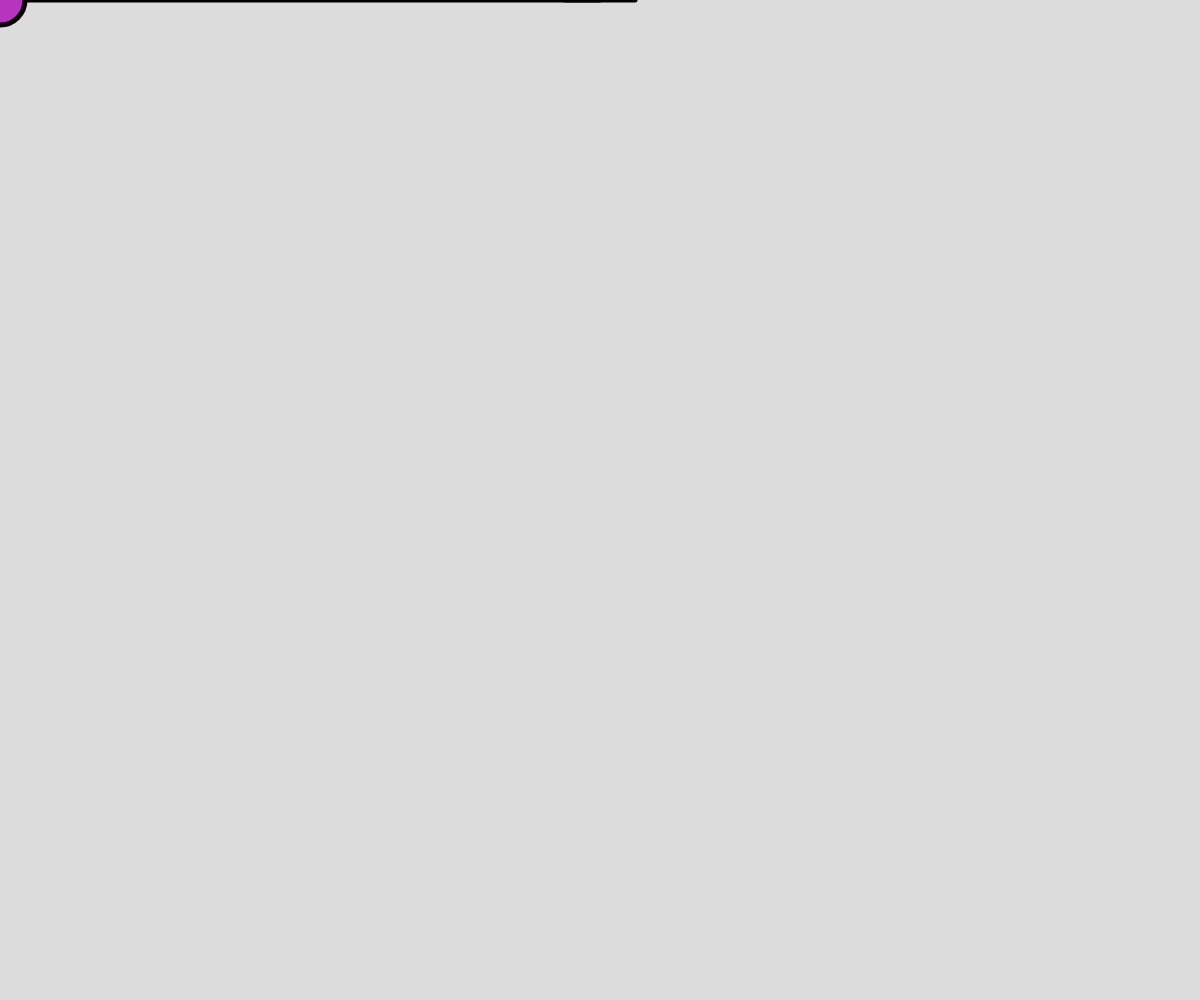
Frame 1 (no input)
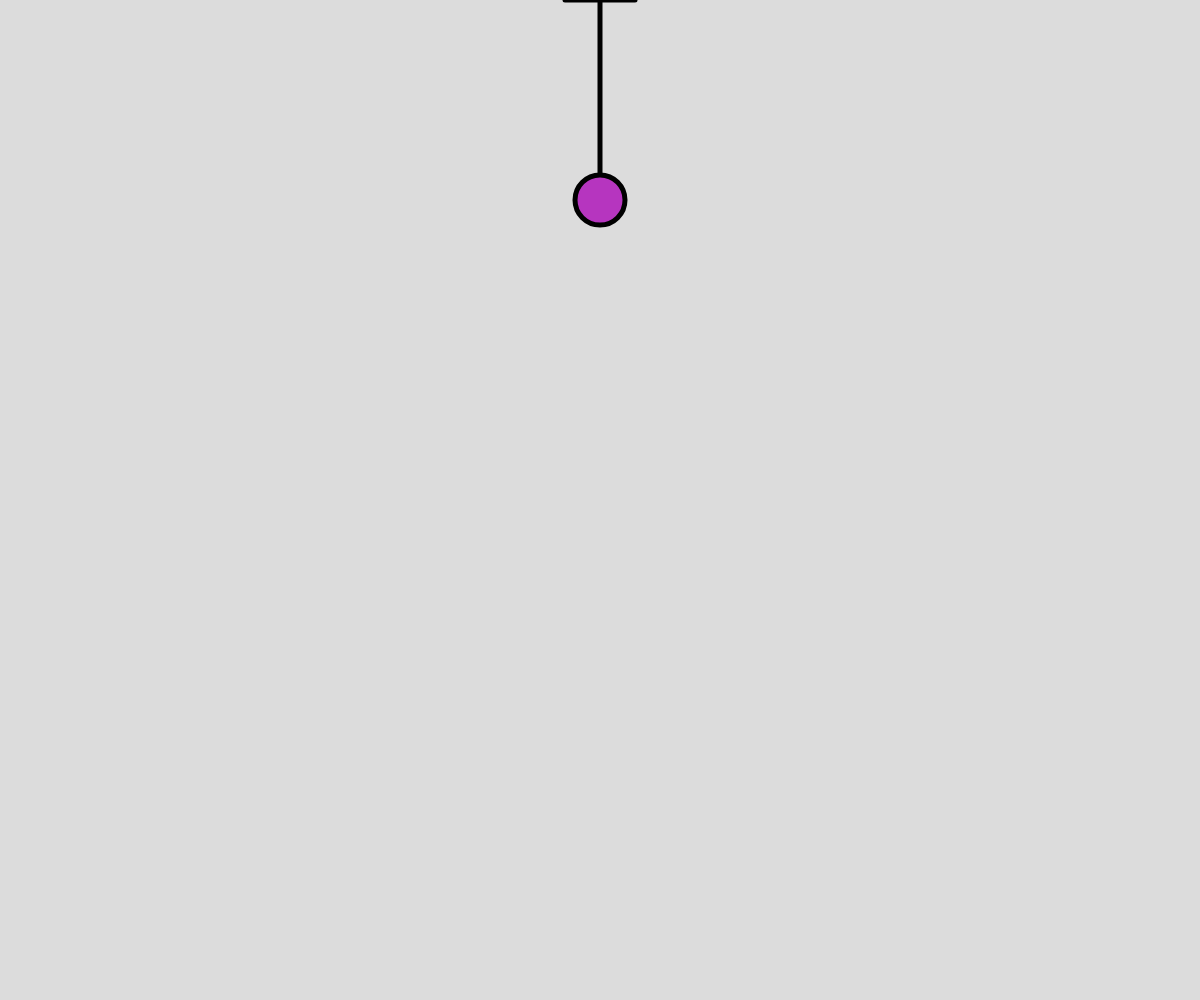
Frame 60 (no input)
Frame 120 (the mouse pressed at the canvas centre since frame 60): identical to frame 60, image omitted

The p5.js sketch that drew these frames (run headless with seeded random() and noise() and a simulated clock; from frame 60 on, the mouse is pressed at the canvas centre):

// p5.js sketch
// ── sketch.js
const bounds = {'width': null, 'height': null};
let initAngle = 0;

function setup() {
  bounds.width = windowWidth;
  bounds.height = windowHeight;
  createCanvas(bounds.width, bounds.height);
  pendulum = new Pendulum(200, 0);

}

function draw() {
  background(220);
  pendulum.show();
  pendulum.update();
}

// ── pendulum.js
class Pendulum{
    constructor(len, angle){
        this.origin = createVector(width/2, 0);
        this.len = len;
        this.angle = angle;
        // given an angle,  x = sin(angle)*len
        // and y = cos(angle)*len
        this.object = createVector();
        this.angularVel = 0.0;
        this.angularAcc = 0.0;
        this.gravity = 1;
        this.color = {r: random(255), g: random(255), b: random(255)};
    }

    show(){
        strokeWeight(5);
        fill(0);
        // horizontal no one cares bar
        line(this.origin.x+35, this.origin.y, this.origin.x-35, this.origin.y);

        // first point fixess
        // second's point coordianates are changing
        fill(this.color.r, this.color.g, this.color.b);
        line(this.origin.x, this.origin.y, this.object.x, this.object.y);

         // oscillating object
        ellipse(this.object.x, this.object.y, 50, 50);
    }

    update(){      
        // calc the force
        let force = this.gravity * sin(this.angle);

        // angualar accelaration based on the force and lenght
        this.angularAcc = (-1 * force)/this.len;
        
        // new angular velocity
        this.angularVel += this.angularAcc;

        // add the angle offset
        this.angle += this.angularVel;

        // new x,y based on the above
        this.object.x = sin(this.angle)*this.len + this.origin.x;
        this.object.y = cos(this.angle)*this.len + this.origin.y;
    }
}

// ── style.css
// base css

html, body {
  margin: 0;
  padding: 0;
}

canvas {
  display: block;
}
